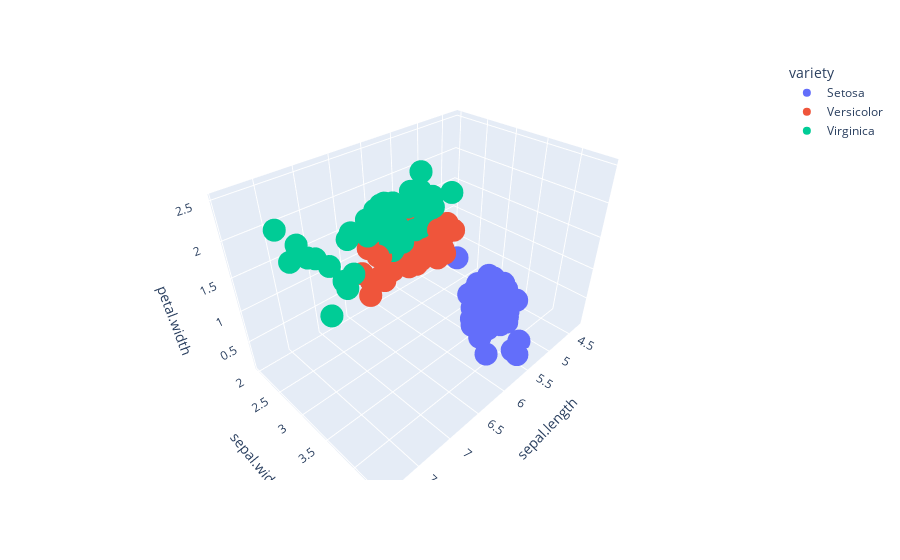

The notebook cell saved with this chart:
### Code cell
import plotly.express as px
fig = px.scatter_3d(iris, x='sepal.length', y='sepal.width', z='petal.width', color='variety')
fig.show()

### Figure 1 — Plotly figure (JSON) as saved in the notebook; plotly's stock layout.template omitted (floating-point values rounded to 4 significant figures)
{"data": [{"hovertemplate": "variety=Setosa<br>sepal.length=%{x}<br>sepal.width=%{y}<br>petal.width=%{z}<extra></extra>", "legendgroup": "Setosa", "marker": {"color": "#636efa", "symbol": "circle"}, "mode": "markers", "name": "Setosa", "scene": "scene", "showlegend": true, "type": "scatter3d", "x": [5.1, 4.9, 4.7, 4.6, 5.0, 5.4, 4.6, 5.0, 4.4, 4.9, 5.4, 4.8, 4.8, 4.3, 5.8, 5.7, 5.4, 5.1, 5.7, 5.1, 5.4, 5.1, 4.6, 5.1, 4.8, 5.0, 5.0, 5.2, 5.2, 4.7, 4.8, 5.4, 5.2, 5.5, 4.9, 5.0, 5.5, 4.9, 4.4, 5.1, 5.0, 4.5, 4.4, 5.0, 5.1, 4.8, 5.1, 4.6, 5.3, 5.0], "y": [3.5, 3.0, 3.2, 3.1, 3.6, 3.9, 3.4, 3.4, 2.9, 3.1, 3.7, 3.4, 3.0, 3.0, 4.0, 4.4, 3.9, 3.5, 3.8, 3.8, 3.4, 3.7, 3.6, 3.3, 3.4, 3.0, 3.4, 3.5, 3.4, 3.2, 3.1, 3.4, 4.1, 4.2, 3.1, 3.2, 3.5, 3.6, 3.0, 3.4, 3.5, 2.3, 3.2, 3.5, 3.8, 3.0, 3.8, 3.2, 3.7, 3.3], "z": [0.2, 0.2, 0.2, 0.2, 0.2, 0.4, 0.3, 0.2, 0.2, 0.1, 0.2, 0.2, 0.1, 0.1, 0.2, 0.4, 0.4, 0.3, 0.3, 0.3, 0.2, 0.4, 0.2, 0.5, 0.2, 0.2, 0.4, 0.2, 0.2, 0.2, 0.2, 0.4, 0.1, 0.2, 0.2, 0.2, 0.2, 0.1, 0.2, 0.2, 0.3, 0.3, 0.2, 0.6, 0.4, 0.3, 0.2, 0.2, 0.2, 0.2]}, {"hovertemplate": "variety=Versicolor<br>sepal.length=%{x}<br>sepal.width=%{y}<br>petal.width=%{z}<extra></extra>", "legendgroup": "Versicolor", "marker": {"color": "#EF553B", "symbol": "circle"}, "mode": "markers", "name": "Versicolor", "scene": "scene", "showlegend": true, "type": "scatter3d", "x": [7.0, 6.4, 6.9, 5.5, 6.5, 5.7, 6.3, 4.9, 6.6, 5.2, 5.0, 5.9, 6.0, 6.1, 5.6, 6.7, 5.6, 5.8, 6.2, 5.6, 5.9, 6.1, 6.3, 6.1, 6.4, 6.6, 6.8, 6.7, 6.0, 5.7, 5.5, 5.5, 5.8, 6.0, 5.4, 6.0, 6.7, 6.3, 5.6, 5.5, 5.5, 6.1, 5.8, 5.0, 5.6, 5.7, 5.7, 6.2, 5.1, 5.7], "y": [3.2, 3.2, 3.1, 2.3, 2.8, 2.8, 3.3, 2.4, 2.9, 2.7, 2.0, 3.0, 2.2, 2.9, 2.9, 3.1, 3.0, 2.7, 2.2, 2.5, 3.2, 2.8, 2.5, 2.8, 2.9, 3.0, 2.8, 3.0, 2.9, 2.6, 2.4, 2.4, 2.7, 2.7, 3.0, 3.4, 3.1, 2.3, 3.0, 2.5, 2.6, 3.0, 2.6, 2.3, 2.7, 3.0, 2.9, 2.9, 2.5, 2.8], "z": [1.4, 1.5, 1.5, 1.3, 1.5, 1.3, 1.6, 1.0, 1.3, 1.4, 1.0, 1.5, 1.0, 1.4, 1.3, 1.4, 1.5, 1.0, 1.5, 1.1, 1.8, 1.3, 1.5, 1.2, 1.3, 1.4, 1.4, 1.7, 1.5, 1.0, 1.1, 1.0, 1.2, 1.6, 1.5, 1.6, 1.5, 1.3, 1.3, 1.3, 1.2, 1.4, 1.2, 1.0, 1.3, 1.2, 1.3, 1.3, 1.1, 1.3]}, {"hovertemplate": "variety=Virginica<br>sepal.length=%{x}<br>sepal.width=%{y}<br>petal.width=%{z}<extra></extra>", "legendgroup": "Virginica", "marker": {"color": "#00cc96", "symbol": "circle"}, "mode": "markers", "name": "Virginica", "scene": "scene", "showlegend": true, "type": "scatter3d", "x": [6.3, 5.8, 7.1, 6.3, 6.5, 7.6, 4.9, 7.3, 6.7, 7.2, 6.5, 6.4, 6.8, 5.7, 5.8, 6.4, 6.5, 7.7, 7.7, 6.0, 6.9, 5.6, 7.7, 6.3, 6.7, 7.2, 6.2, 6.1, 6.4, 7.2, 7.4, 7.9, 6.4, 6.3, 6.1, 7.7, 6.3, 6.4, 6.0, 6.9, 6.7, 6.9, 5.8, 6.8, 6.7, 6.7, 6.3, 6.5, 6.2, 5.9], "y": [3.3, 2.7, 3.0, 2.9, 3.0, 3.0, 2.5, 2.9, 2.5, 3.6, 3.2, 2.7, 3.0, 2.5, 2.8, 3.2, 3.0, 3.8, 2.6, 2.2, 3.2, 2.8, 2.8, 2.7, 3.3, 3.2, 2.8, 3.0, 2.8, 3.0, 2.8, 3.8, 2.8, 2.8, 2.6, 3.0, 3.4, 3.1, 3.0, 3.1, 3.1, 3.1, 2.7, 3.2, 3.3, 3.0, 2.5, 3.0, 3.4, 3.0], "z": [2.5, 1.9, 2.1, 1.8, 2.2, 2.1, 1.7, 1.8, 1.8, 2.5, 2.0, 1.9, 2.1, 2.0, 2.4, 2.3, 1.8, 2.2, 2.3, 1.5, 2.3, 2.0, 2.0, 1.8, 2.1, 1.8, 1.8, 1.8, 2.1, 1.6, 1.9, 2.0, 2.2, 1.5, 1.4, 2.3, 2.4, 1.8, 1.8, 2.1, 2.4, 2.3, 1.9, 2.3, 2.5, 2.3, 1.9, 2.0, 2.3, 1.8]}], "layout": {"legend": {"title": {"text": "variety"}, "tracegroupgap": 0}, "margin": {"t": 60}, "scene": {"domain": {"x": [0, 1], "y": [0, 1]}, "xaxis": {"title": {"text": "sepal.length"}}, "yaxis": {"title": {"text": "sepal.width"}}, "zaxis": {"title": {"text": "petal.width"}}}}}
